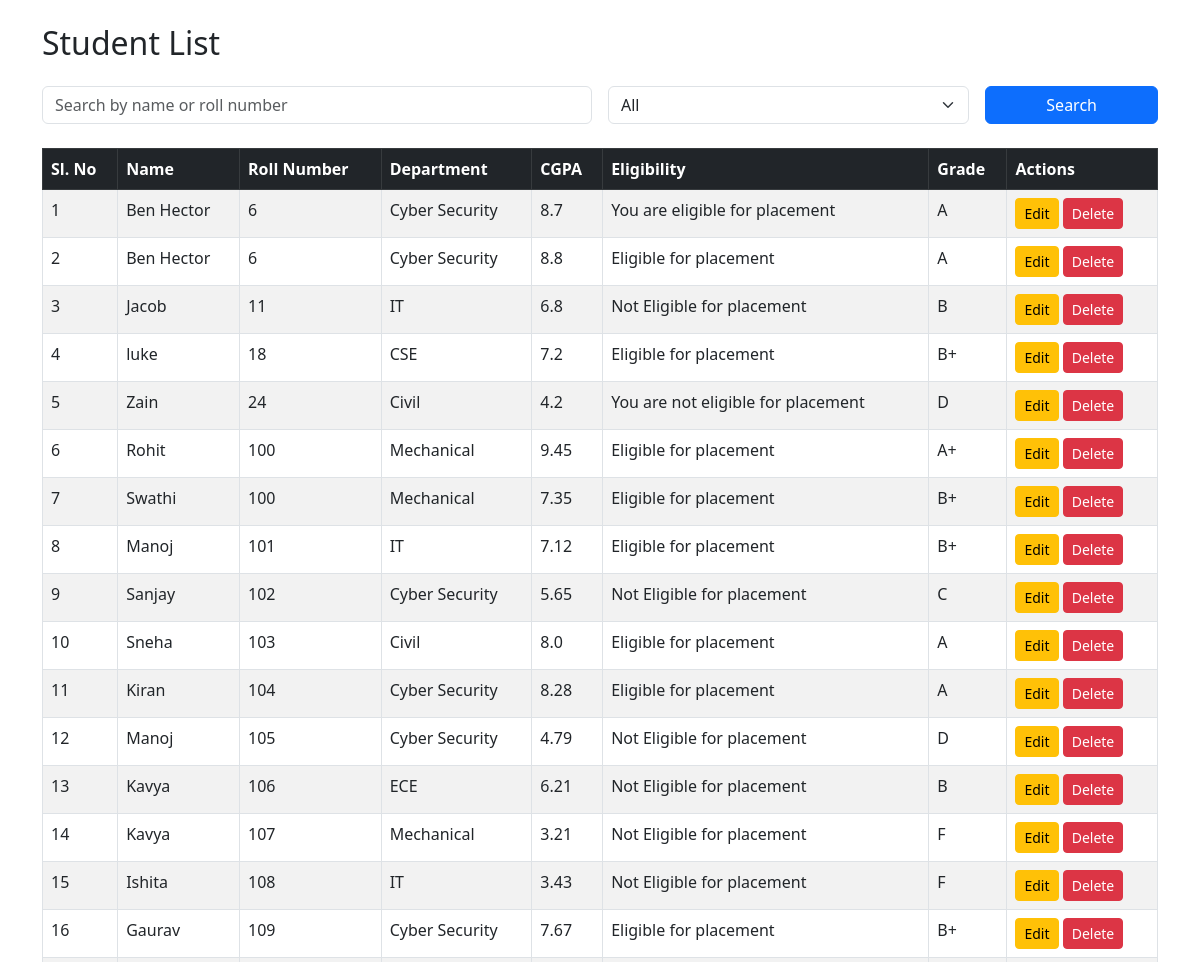
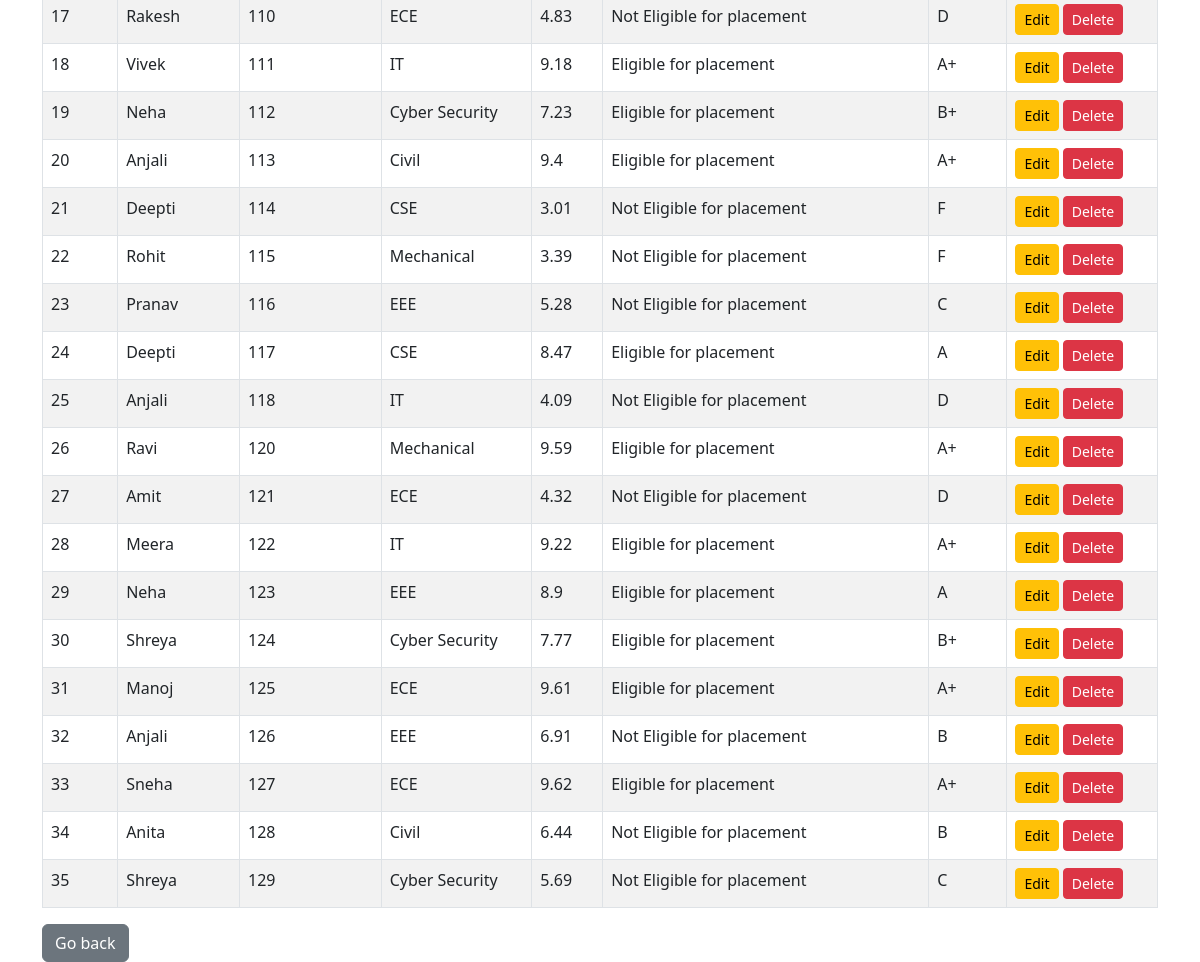
/students, run on the app's committed database (2 pictures, top to bottom).
### tables this page shows
CREATE TABLE Students(id INTEGER PRIMARY KEY AUTOINCREMENT, Name TEXT NOT NULL, Roll_Number TEXT NOT NULL,
             Department TEXT NOT NULL, CGPA REAL NOT NULL, Eligibility TEXT NOT NULL, Grade TEXT NOT NULL);

### sqlite_app.py (the view)
@app.route('/students', methods=['GET'])
def view_students():
    search = request.args.get('search', '').lower()
    selected_filter = request.args.get('filter_status', '')
    conn = sqlite3.connect('Students.db')
    cur = conn.cursor()
    query = "SELECT * FROM Students WHERE 1=1"
    params = []
    if search:
        query += " AND (LOWER(Name) LIKE ? OR LOWER(Roll_Number) LIKE ?)"
        params.extend([f"%{search}%", f"%{search}%"])
    if selected_filter:
        query += " AND Eligibility = ?"
        params.append(selected_filter)
    query += " ORDER BY CAST(Roll_Number AS INTEGER) ASC"  # ✅ Sort by roll number
    cur.execute(query, params)
    fetched_students = cur.fetchall()  # ✅ store as fetched_students
    conn.close()
    students = []
    for i, student in enumerate(fetched_students, start=1):
        students.append([i] + list(student))  # ✅ Add Sl. No. to beginning
    return render_template('students.html', students=students, search=search, selected_filter=selected_filter)

### templates/students.html (shortened to what this page needs)
<!DOCTYPE html>
<html>
<head>
    <link rel="stylesheet" href="https://cdn.jsdelivr.net/npm/bootstrap@5.3.0/dist/css/bootstrap.min.css">
</head>
<body class="container mt-4">
<h2 class="mb-4">Student List</h2>
<form method="get" action="/students" class="row g-3 mb-4">
    <div class="col-md-6">
        <input type="text" name="search" class="form-control" placeholder="Search by name or roll number" value="{{ search }}">
    </div>
    <div class="col-md-4">
        <select name="filter_status" class="form-select">
            <option value="">All</option>
        </select>
    </div>
    <div class="col-md-2">
        <button type="submit" class="btn btn-primary w-100">Search</button>
    </div>
</form>
{% if students %}
<table class="table table-bordered table-striped">
    <thead class="table-dark">
        <tr>
            <th>Sl. No</th>
            <th>Name</th>
            <th>Roll Number</th>
            <th>Department</th>
            <th>CGPA</th>
            <th>Eligibility</th>
            <th>Grade</th>
            <th>Actions</th>
        </tr>
    </thead>
    <tbody>
        {% for student in students %}
        <tr>
            <td>{{ student[0] }}</td>
            <td>{{ student[2] }}</td>
            <td>{{ student[3] }}</td>
            <td>{{ student[4] }}</td>
            <td>{{ student[5] }}</td>
            <td>{{ student[6] }}</td>
            <td>{{ student[7] }}</td>
            <td>
                <a href="/edit/{{ student[1] }}" class="btn btn-warning btn-sm">Edit</a>
                <form action="{{ url_for('delete_student', id=student[1]) }}" method="post"
                      style="display:inline;"
                      onsubmit="return confirm('Are you sure you want to delete this student?');">
                    <button type="submit" class="btn btn-danger btn-sm">Delete</button>
                </form>
            </td>
        </tr>
        {% endfor %}
    </tbody>
</table>
{% else %}
<p class="text-muted">No students found</p>
{% endif %}
<a href="/" class="btn btn-secondary">Go back</a>
</body>
</html>

### data on the page
Students: student "1", Name "Ben Hector", Roll_Number "6", Department "Cyber Security", CGPA "8.7", Eligibility "You are eligible for placement", Grade "A"
Students: student "2", Name "Ben Hector", Roll_Number "6", Department "Cyber Security", CGPA "8.8", Eligibility "Eligible for placement", Grade "A"
Students: id "3", Name "Jacob", Roll_Number "11", Department "IT", CGPA "6.8", Eligibility "Not Eligible for placement", Grade "B"
Students: student "4", Name "luke", Roll_Number "18", Department "CSE", CGPA "7.2", Eligibility "Eligible for placement", Grade "B+"
Students: student "5", Name "Zain", Roll_Number "24", Department "Civil", CGPA "4.2", Eligibility "You are not eligible for placement", Grade "D"
Students: student "6", Name "Rohit", Roll_Number "100", Department "Mechanical", CGPA "9.45", Eligibility "Eligible for placement", Grade "A+"
Students: student "7", Name "Swathi", Roll_Number "100", Department "Mechanical", CGPA "7.35", Eligibility "Eligible for placement", Grade "B+"
Students: student "8", Name "Manoj", Roll_Number "101", Department "IT", CGPA "7.12", Eligibility "Eligible for placement", Grade "B+"
Students: student "9", Name "Sanjay", Roll_Number "102", Department "Cyber Security", CGPA "5.65", Eligibility "Not Eligible for placement", Grade "C"
Students: student "10", Name "Sneha", Roll_Number "103", Department "Civil", CGPA "8.0", Eligibility "Eligible for placement", Grade "A"
Students: student "11", Name "Kiran", Roll_Number "104", Department "Cyber Security", CGPA "8.28", Eligibility "Eligible for placement", Grade "A"
Students: student "12", Name "Manoj", Roll_Number "105", Department "Cyber Security", CGPA "4.79", Eligibility "Not Eligible for placement", Grade "D"
Students: student "13", Name "Kavya", Roll_Number "106", Department "ECE", CGPA "6.21", Eligibility "Not Eligible for placement", Grade "B"
Students: student "14", Name "Kavya", Roll_Number "107", Department "Mechanical", CGPA "3.21", Eligibility "Not Eligible for placement", Grade "F"
Students: student "15", Name "Ishita", Roll_Number "108", Department "IT", CGPA "3.43", Eligibility "Not Eligible for placement", Grade "F"
Students: student "16", Name "Gaurav", Roll_Number "109", Department "Cyber Security", CGPA "7.67", Eligibility "Eligible for placement", Grade "B+"
Students: student "17", Name "Rakesh", Roll_Number "110", Department "ECE", CGPA "4.83", Eligibility "Not Eligible for placement", Grade "D"
Students: student "18", Name "Vivek", Roll_Number "111", Department "IT", CGPA "9.18", Eligibility "Eligible for placement", Grade "A+"
Students: student "19", Name "Neha", Roll_Number "112", Department "Cyber Security", CGPA "7.23", Eligibility "Eligible for placement", Grade "B+"
Students: student "20", Name "Anjali", Roll_Number "113", Department "Civil", CGPA "9.4", Eligibility "Eligible for placement", Grade "A+"
Students: student "21", Name "Deepti", Roll_Number "114", Department "CSE", CGPA "3.01", Eligibility "Not Eligible for placement", Grade "F"
Students: student "22", Name "Rohit", Roll_Number "115", Department "Mechanical", CGPA "3.39", Eligibility "Not Eligible for placement", Grade "F"
Students: student "23", Name "Pranav", Roll_Number "116", Department "EEE", CGPA "5.28", Eligibility "Not Eligible for placement", Grade "C"
Students: student "24", Name "Deepti", Roll_Number "117", Department "CSE", CGPA "8.47", Eligibility "Eligible for placement", Grade "A"
Students: student "25", Name "Anjali", Roll_Number "118", Department "IT", CGPA "4.09", Eligibility "Not Eligible for placement", Grade "D"
Students: student "26", Name "Ravi", Roll_Number "120", Department "Mechanical", CGPA "9.59", Eligibility "Eligible for placement", Grade "A+"
Students: student "27", Name "Amit", Roll_Number "121", Department "ECE", CGPA "4.32", Eligibility "Not Eligible for placement", Grade "D"
Students: student "28", Name "Meera", Roll_Number "122", Department "IT", CGPA "9.22", Eligibility "Eligible for placement", Grade "A+"
Students: student "29", Name "Neha", Roll_Number "123", Department "EEE", CGPA "8.9", Eligibility "Eligible for placement", Grade "A"
Students: student "30", Name "Shreya", Roll_Number "124", Department "Cyber Security", CGPA "7.77", Eligibility "Eligible for placement", Grade "B+"
Students: student "31", Name "Manoj", Roll_Number "125", Department "ECE", CGPA "9.61", Eligibility "Eligible for placement", Grade "A+"
Students: student "32", Name "Anjali", Roll_Number "126", Department "EEE", CGPA "6.91", Eligibility "Not Eligible for placement", Grade "B"
Students: student "33", Name "Sneha", Roll_Number "127", Department "ECE", CGPA "9.62", Eligibility "Eligible for placement", Grade "A+"
Students: student "34", Name "Anita", Roll_Number "128", Department "Civil", CGPA "6.44", Eligibility "Not Eligible for placement", Grade "B"
Students: student "35", Name "Shreya", Roll_Number "129", Department "Cyber Security", CGPA "5.69", Eligibility "Not Eligible for placement", Grade "C"
